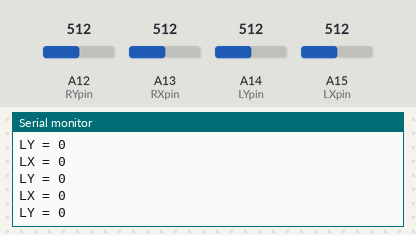
A sketch run on a simulated Arduino Mega 2560, built with avr-gcc and run on an emulated ATmega2560. Shown: the last lines printed to the serial monitor. The test bench sets the inputs (shaded band); at power-on: A14 (LYpin) = 512, A15 (LXpin) = 512, A12 (RYpin) = 512, A13 (RXpin) = 512.

Above: at 1.2 s.
1.3 s: A14 (LYpin) set to 490
At 1.62 s:
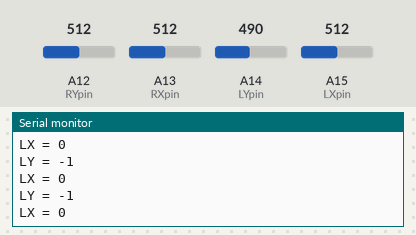
2.8 s: A15 (LXpin) set to 490
At 2.83 s:
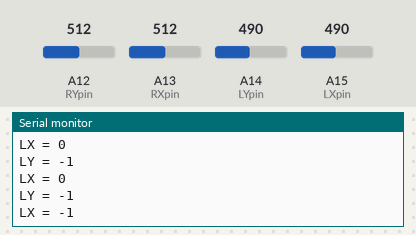
4.3 s: A14 (LYpin) set to 610
At 4.34 s:
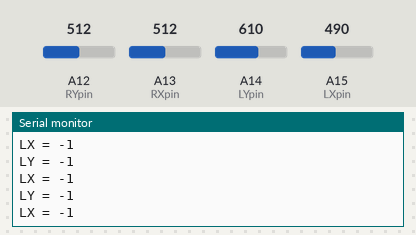
5.8 s: A15 (LXpin) set to 610
At 5.85 s:
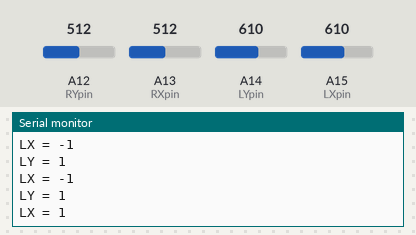
Timing chart, 0 to 8.3 s (numbered marks = the images above; inputs shaded):
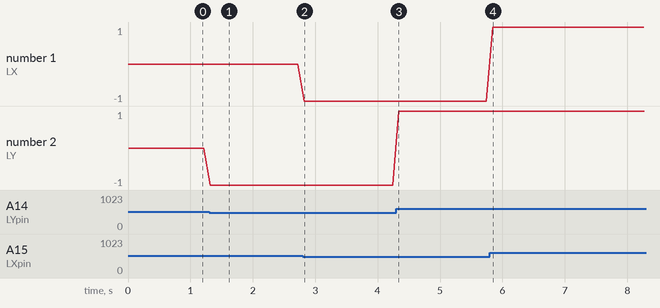

Measured:
- after the input at 1.3 s, the serial monitor: prints a new line at once (image 1)
- after the input at 2.8 s, the serial monitor: prints a new line at once (image 2)
- after the input at 5.8 s, the serial monitor: prints a new line at once (image 4)
- plotted number 2: 0 → -1 after the input at 1.3 s, -1 → 1 after the input at 4.3 s

The sketch:

joystick_testing.ino
```cpp
// Module KY023
int LXpin= A15; // Left x Input Pin
int LYpin = A14; // Left y Input Pin
int RXpin= A13; // Right x Input Pin
int RYpin = A12; // Right y Input Pin

int lx, ly, rx, ry = 0; // Left and right x and y placeholder values
int LXval, LYval, RXval, RYval = 0; // Left and right x and y values

int upperThreshold = 600; // Upper threshold for joysticks
int lowerThreshold = 500; // Lower threshold for joysticks

void setup () {
 Serial.begin (9600);
}
void loop () {

 lx = analogRead (LXpin);
 ly = analogRead (LYpin);
 rx = analogRead (RXpin);
 ry = analogRead (RYpin);

 if(lx >= upperThreshold){
  LXval = 1;
 } else if (lx <= lowerThreshold) {
    LXval = -1;
   } else {
      LXval = 0;
     }

 if(rx >= upperThreshold){
  RXval = 1;
 } else if (rx <= lowerThreshold) {
    RXval = -1;
   } else {
      RXval = 0;
     }

 if(ly >= upperThreshold){
  LYval = 1;
 } else if (ly <= lowerThreshold) {
    LYval = -1;
   } else {
      LYval = 0;
     }

 if(ry >= upperThreshold){
  RYval = 1;
 } else if (ry <= lowerThreshold) {
    RYval = -1;
   } else {
      RYval = 0;
     }

 Serial.print("LX = ");
 Serial.println (LXval, DEC);
 Serial.print("LY = ");
 Serial.println (LYval, DEC);/*
 Serial.print ("RX = ");
 Serial.println (RXval, DEC);
 Serial.print ("RY = ");
 Serial.println (RYval, DEC);*/
 Serial.println("");

 delay (100);

}
```
